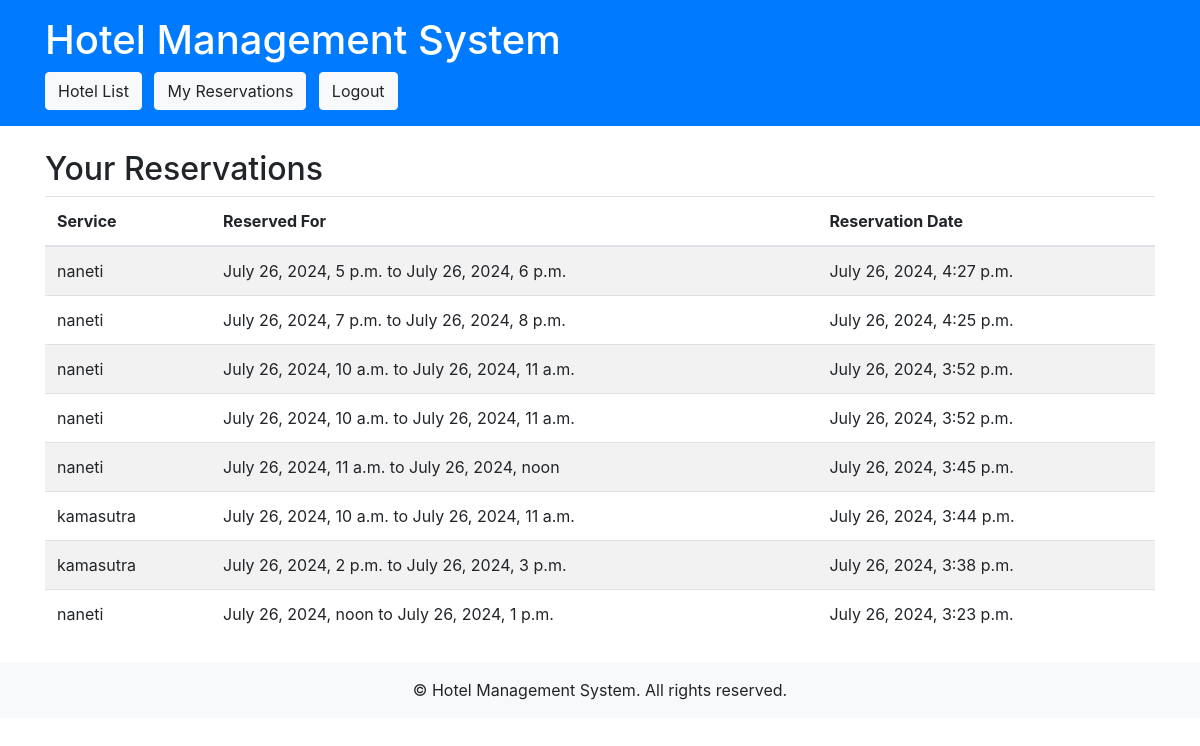
/hotels/reservations/ (signed in), run on an earlier commit of the app's database.
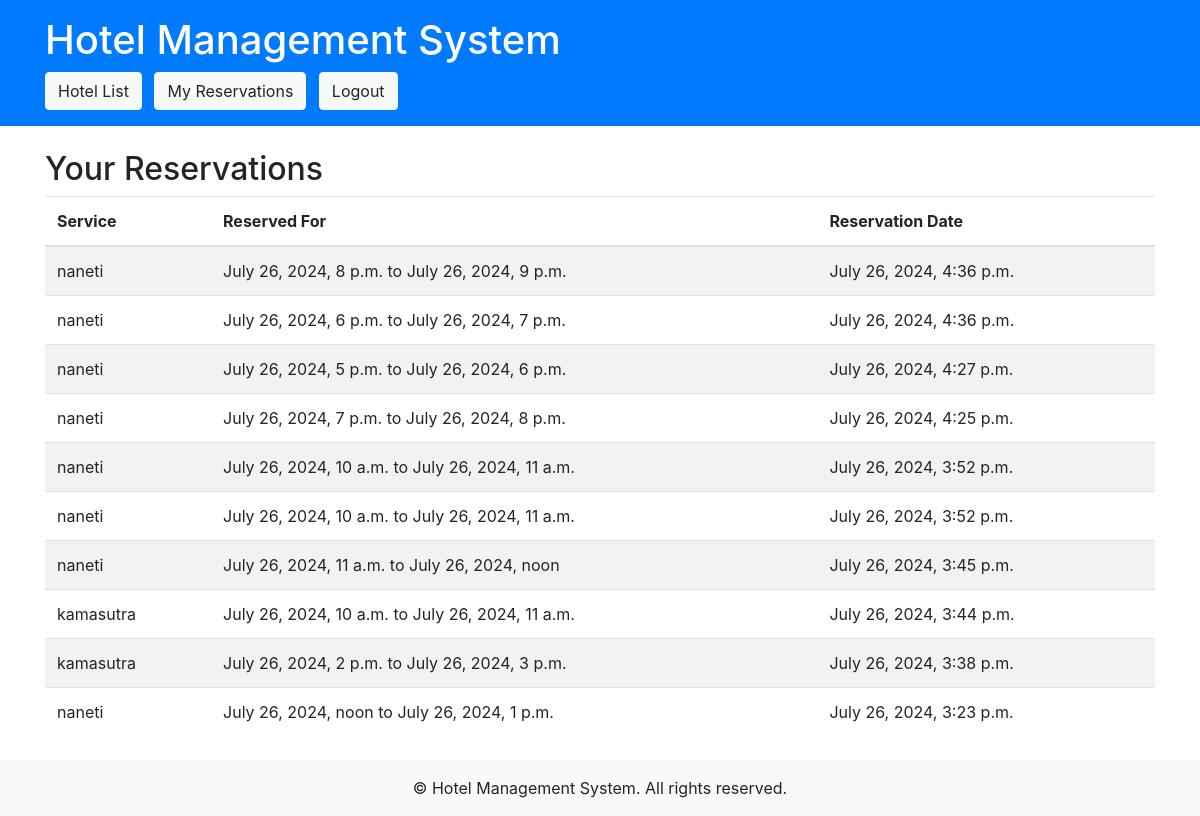
And on a later commit of the database.
### hotels/models.py (models this page shows, shortened)
class Reservation(models.Model):
    user = models.ForeignKey(CustomUser, on_delete=models.CASCADE)
    service = models.ForeignKey(Service, on_delete=models.CASCADE)
    reservation_date = models.DateTimeField(auto_now_add=True)
    reserved_for = models.ForeignKey(AvailableTime, on_delete=models.CASCADE)

class Service(models.Model):
    hotel = models.ForeignKey(Hotel, related_name='services', on_delete=models.CASCADE)
    name = models.CharField(max_length=255)
    description = models.TextField()
    price = models.DecimalField(max_digits=10, decimal_places=2)
    available = models.BooleanField(default=True)

class AvailableTime(models.Model):
    service = models.ForeignKey(Service, related_name='available_times', on_delete=models.CASCADE)
    start_time = models.DateTimeField()
    end_time = models.DateTimeField()
    is_reserved = models.BooleanField(default=False)

### hotels/views.py (the view)
# urls.py: path('reservations/', UserReservationsView.as_view(), name='user_reservations'),
class UserReservationsView(LoginRequiredMixin, ListView):
    model = Reservation
    template_name = 'user_reservations.html'
    context_object_name = 'reservations'
    def get_queryset(self):
        return Reservation.objects.filter(user=self.request.user).order_by('-reservation_date')

### hotels/templates/user_reservations.html (shortened to what this page needs)
<!DOCTYPE html>
<html lang="en">
<head>
    <link href="https://stackpath.bootstrapcdn.com/bootstrap/4.5.2/css/bootstrap.min.css" rel="stylesheet">
</head>
<body>
    <header class="bg-primary text-white py-3">
        <div class="container">
            <h1 class="mb-0">Hotel Management System</h1>
            <nav class="mt-2">
                <a class="btn btn-light mr-2" href="{% url 'hotel_list' %}">Hotel List</a>
                <a class="btn btn-light mr-2" href="{% url 'user_reservations' %}">My Reservations</a>
                <a class="btn btn-light" href="{% url 'logout' %}">Logout</a>
            </nav>
        </div>
    </header>
    <main class="container my-4">
        <h2>Your Reservations</h2>
        {% if reservations %}
            <table class="table table-striped">
                <thead>
                    <tr>
                        <th>Service</th>
                        <th>Reserved For</th>
                        <th>Reservation Date</th>
                    </tr>
                </thead>
                <tbody>
                    {% for reservation in reservations %}
                        <tr>
                            <td>{{ reservation.service.name }}</td>
                            <td>{{ reservation.reserved_for.start_time }} to {{ reservation.reserved_for.end_time }}</td>
                            <td>{{ reservation.reservation_date }}</td>
                        </tr>
                    {% endfor %}
                </tbody>
            </table>
        {% else %}
            <div class="alert alert-info" role="alert">
                You have no reservations.
            </div>
        {% endif %}
    </main>
    <footer class="bg-light text-center py-3">
        <p class="mb-0">&copy; {{ current_year }} Hotel Management System. All rights reserved.</p>
    </footer>
</body>
</html>

What changed in the data, as far as the page shows it:
added Reservation: service.name "naneti", reserved_for.start_time "July 26, 2024, 8 p.m.", reserved_for.end_time "July 26, 2024, 9 p.m.", reservation_date "July 26, 2024, 4:36 p.m."
added Reservation: service.name "naneti", reserved_for.start_time "July 26, 2024, 6 p.m.", reserved_for.end_time "July 26, 2024, 7 p.m.", reservation_date "July 26, 2024, 4:36 p.m."
